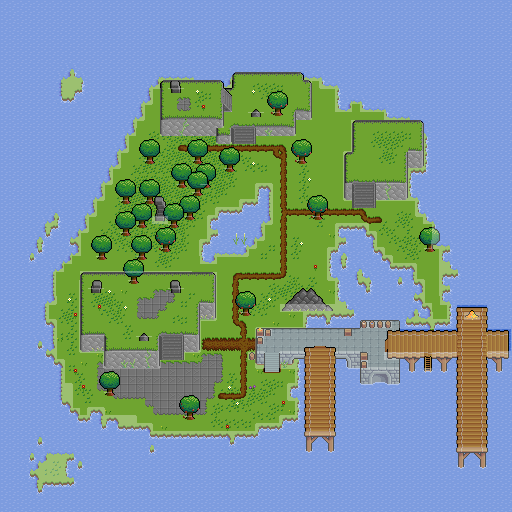

A 2D game scene composited from a Tiled map and its tileset images. What follows is a short description and the map's XML, with each tile layer's data collapsed to a summary:
An orthogonal 64x64 tile map with 8x8 px tiles, 11 tile layers (terrain, hills, stairs, docks, ...), 5 tilesets and 8 objects (8x tunnel).

<map version="1.9" tiledversion="1.9.0" orientation="orthogonal" renderorder="right-down" width="64" height="64" tilewidth="8" tileheight="8" infinite="0" nextlayerid="16" nextobjectid="25">
 <tileset firstgid="1" source="../../tilesets/ShipsAndDocks/ShipsAndDocks_Props.tsx" />
 <tileset firstgid="793" source="../../tilesets/ShipsAndDocks/ShipsAndDocks_Docks.tsx" />
 <tileset firstgid="2158" source="../../tilesets/Walls.tsx" />
 <tileset firstgid="2414" source="../../tilesets/ForgottenPlains/ForgottenPlainsProps.tsx" />
 <tileset firstgid="2634" source="../../tilesets/ForgottenPlains/ForgottenPlainsTiles.tsx" />
 <layer id="2" name="terrain" width="64" height="64">
  <data>[4096 cells, 4096 non-empty, 58 distinct tile ids]</data>
 </layer>
 <layer id="3" name="hills" width="64" height="64">
  <data>[4096 cells, 401 non-empty, 82 distinct tile ids]</data>
 </layer>
 <layer id="4" name="stairs" width="64" height="64">
  <data>[4096 cells, 38 non-empty, 14 distinct tile ids]</data>
 </layer>
 <layer id="5" name="docks" width="64" height="64">
  <data>[4096 cells, 127 non-empty, 59 distinct tile ids]</data>
 </layer>
 <layer id="6" name="docks_wood" width="64" height="64">
  <data>[4096 cells, 206 non-empty, 78 distinct tile ids]</data>
 </layer>
 <layer id="7" name="props" width="64" height="64">
  <data>[4096 cells, 98 non-empty, 56 distinct tile ids]</data>
 </layer>
 <layer id="8" name="trees" width="64" height="64">
  <data>[4096 cells, 64 non-empty, 7 distinct tile ids]</data>
 </layer>
 <objectgroup id="14" name="player">
  <object id="4" name="tunnel" x="136" y="352" width="8" height="16" />
  <object id="19" name="tunnel" x="200" y="304" width="8" height="16" />
  <object id="15" name="tunnel" x="112" y="352" width="8" height="16" />
  <object id="5" name="tunnel" x="88" y="336" width="8" height="16" />
  <object id="6" name="tunnel" x="392" y="184" width="8" height="16" />
  <object id="7" name="tunnel" x="200" y="120" width="8" height="16" />
  <object id="16" name="tunnel" x="176" y="120" width="8" height="16" />
  <object id="24" name="tunnel" x="184" y="336" width="8" height="16" />
 </objectgroup>
 <layer id="9" name="props_above" width="64" height="64">
  <data>[4096 cells, 36 non-empty, 32 distinct tile ids]</data>
 </layer>
 <layer id="10" name="trees_above" width="64" height="64">
  <data>[4096 cells, 179 non-empty, 26 distinct tile ids]</data>
 </layer>
 <layer id="11" name="trees_2_above" width="64" height="64">
  <data>[4096 cells, 36 non-empty, 9 distinct tile ids]</data>
 </layer>
 <layer id="12" name="nav" width="64" height="64" opacity="0.31" tintcolor="#ff0004">
  <data>[4096 cells, 3148 non-empty, 17 distinct tile ids]</data>
 </layer>
</map>
